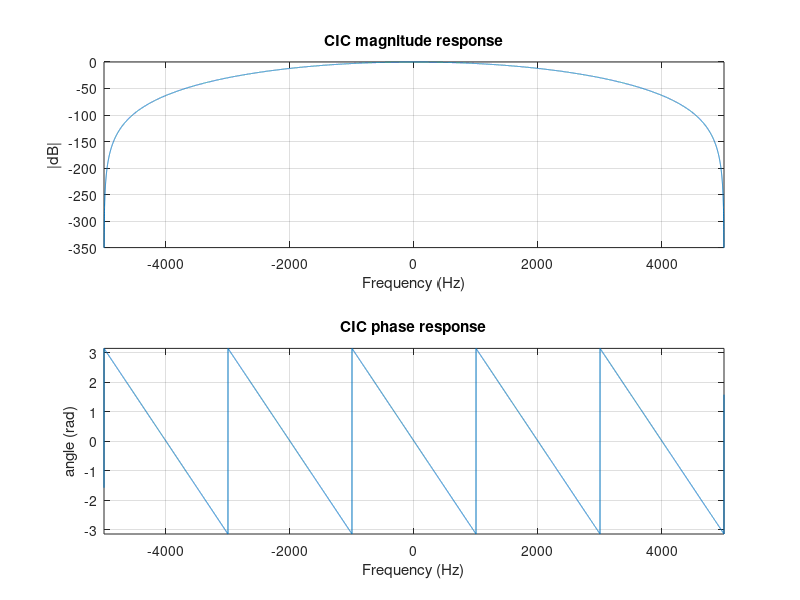
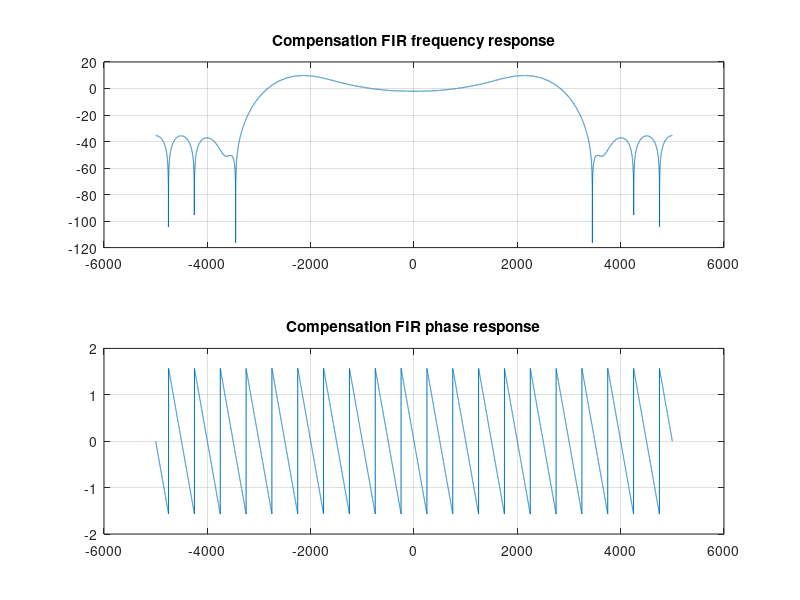
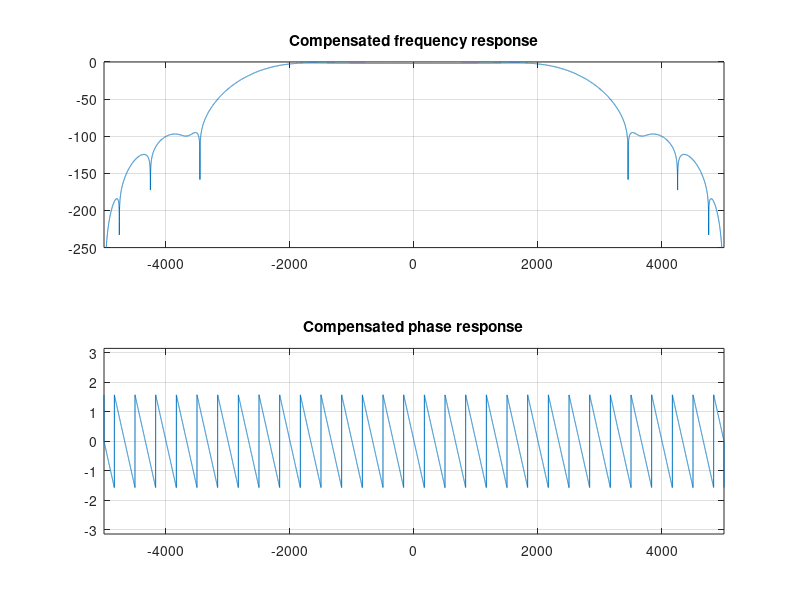

Source code (MATLAB) for these figures, in order:
clear all
close all
clc

% CIC frequency domain example

%% Setup parameters

Fs_in = 125e6; % Input sample rate
Fs_out = 10e3; % Output sample rate

K = 5; % Number of stages

Fs = 125e6; % Sample rate (Hz)

ntaps_comp = 20; % Number of taps for the compensation filter

bits = 8;  % Number of bits for filter coefficients


%% CIC filter design

M = Fs_in / Fs_out; % Decimation ratio

fprintf('Designing a CIC filter for a decimation ratio of %f\n', M);

freq = (-1:1e-4:1) / M;

f_Hz = freq * Fs / 2;

w = 2 * pi * freq;

z = e.^(1j * w);

% CIC filter frequency response

H = (1 / M * (1 - z .^ (-M)) ./ (1 - z .^ (-1))) .^ K;


% Plot CIC filter frequency response and phase response

Hdb = 20 * log10(abs(H));

H_phase = atan2(imag(H),real(H));

figure
subplot(2,1,1)
plot(f_Hz, Hdb)
title('CIC magnitude response')
ylabel('|dB|')
xlabel('Frequency (Hz)')
axis([min(f_Hz) max(f_Hz) -350 0])
grid on
subplot(2,1,2)
plot(f_Hz, H_phase)
title('CIC phase response')
ylabel('angle (rad)')
xlabel('Frequency (Hz)')
axis([min(f_Hz) max(f_Hz) -pi pi])
grid on


% Create correction FIR filter (decimate by 2)

%%%%%% CIC filter parameters %%%%%%
R = M;				%% Decimation factor
M = 1;				%% Differential delay
N = K;				%% Number of stages
B = bits;			%% Coeff. Bit-width

%%%%%%% fir2.m parameters %%%%%%
L = ntaps_comp; 		%% Filter order; must be even
Fo = 0.5; 	%% Normalized Cutoff freq; 0<Fo<=0.5/M;

%%%%%%% CIC Compensator Design using fir2.m %%%%%%
p = 2e3; 		%% Granularity
s = 0.25/p; 	%% Step size
fp = [0:s:Fo]; 	%% Pass band frequency samples
fs = (Fo+s):s:1; %% Stop band frequency samples
f = [fp fs]; 	%% Normalized frequency samples; 0<=f<=1
Mp = ones(1,length(fp)); %% Pass band response; Mp(1)=1
Mp(2:end) = abs( M*R*sin(pi*fp(2:end)/R)./sin(pi*M*fp(2:end))).^N;
Mf = [Mp zeros(1,length(fs))];
f(end) = 1;
h = fir2(L,f,Mf); %% Filter length L+1
h = h/max(h); %% Floating point coefficients
hz = round(h*power(2,B-1)-1); %% Fixed point coefficients

[H_fir, w_fir] = freqz(h, 1, -pi:2*pi/(numel(w)-1):pi, "whole");

figure
subplot(2,1,1)
plot(f_Hz, 20 * log10(abs(H_fir)))
title('Compensation FIR frequency response')
grid on
subplot(2,1,2)
plot(f_Hz / M, atan(imag(H_fir)./real(H_fir)))
title('Compensation FIR phase response')
grid on

% Compensated response

H_comp = H .* H_fir;

figure
subplot(2,1,1)
plot(f_Hz, 20 * log10(abs(H_comp)))
axis([min(f_Hz) max(f_Hz) -250 0])
grid on
title('Compensated frequency response')
subplot(2,1,2)
plot(f_Hz, atan(imag(H_comp)./real(H_comp)))
axis([min(f_Hz) max(f_Hz) -pi pi])
grid on
title('Compensated phase response')


% Write fixed point coefficients to a Verilog file

fid = fopen('coeff.v','w');

fprintf(fid,'`timescale 1ns/1ns\n\n');
fprintf(fid,'// File containing filter coefficients (does not compile: include in filter module)\n');
fprintf(fid,'\n\nwire signed [7:0] mem[0:%d];\n\n',numel(hz)-1);
for i = 1:numel(hz)
	fprintf(fid,'assign mem[%d] = %d;\n',i-1,hz(i));
end

fclose(fid);
